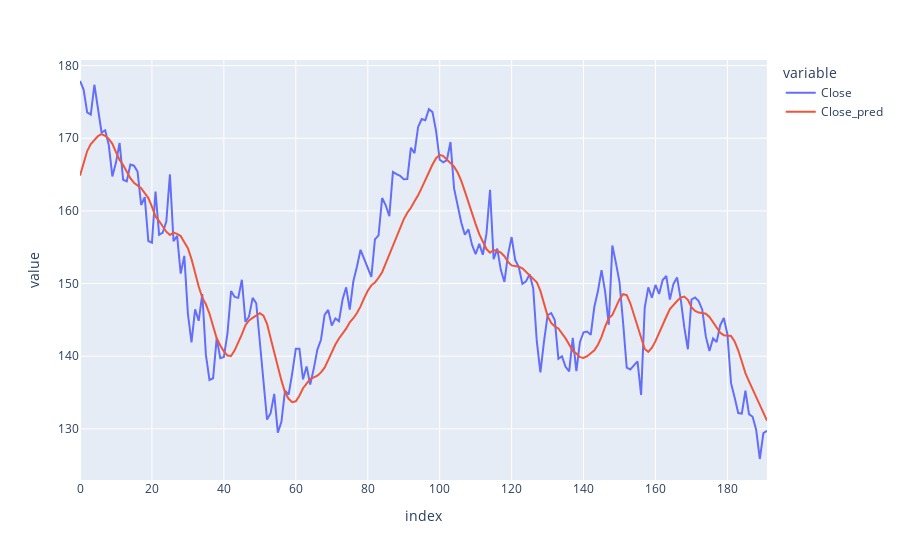

Notebook code cell kept with this figure:
### Code cell
px.line(results_df)

### Figure 1 — Plotly figure (JSON) as saved in the notebook; plotly's stock layout.template omitted (floating-point values rounded to 4 significant figures; data arrays with more than 128 entries replaced by an {"elided": "..."} marker saying what was removed)
{"data": [{"hovertemplate": "variable=Close<br>index=%{x}<br>value=%{y}<extra></extra>", "legendgroup": "Close", "line": {"color": "#636efa", "dash": "solid"}, "marker": {"symbol": "circle"}, "mode": "lines", "name": "Close", "orientation": "v", "showlegend": true, "type": "scatter", "x": {"elided": "192 int values"}, "xaxis": "x", "y": {"elided": "192 float values"}, "yaxis": "y"}, {"hovertemplate": "variable=Close_pred<br>index=%{x}<br>value=%{y}<extra></extra>", "legendgroup": "Close_pred", "line": {"color": "#EF553B", "dash": "solid"}, "marker": {"symbol": "circle"}, "mode": "lines", "name": "Close_pred", "orientation": "v", "showlegend": true, "type": "scatter", "x": {"elided": "192 int values"}, "xaxis": "x", "y": {"elided": "192 float values"}, "yaxis": "y"}], "layout": {"legend": {"title": {"text": "variable"}, "tracegroupgap": 0}, "margin": {"t": 60}, "xaxis": {"anchor": "y", "domain": [0, 1], "title": {"text": "index"}}, "yaxis": {"anchor": "x", "domain": [0, 1], "title": {"text": "value"}}}}
